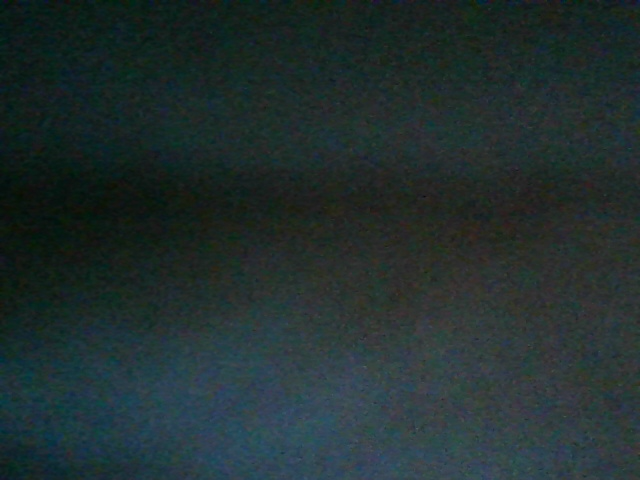
#> input picture images/hello.png, 640 x 480 px, found by its file name
$ python Filter.py   (older library calls are emulated)
#> lines starting #> are read from the running program, lines starting #| are printed output that depends on the picture
# importing opencv CV2 module
import cv2

import numpy as np
from matplotlib import pyplot as plt

# You can change the kernel size as you want
image = cv2.imread('K:/Projects practice/Blurry-Image-Detection-and-Modification/images/hello.png')
#> image is the input picture: shape (480, 640, 3); mean B, G, R 46.8, 46.7, 33.4
avging = cv2.blur(image,(10,10))
cv2.imshow('Averaging',avging)
cv2.waitKey(0)
key=cv2.destroyAllWindows()

# sharpen

sharpen_kernel = np.array([[-1,-1,-1], [-1,9,-1], [-1,-1,-1]])
sharpen = cv2.filter2D(image, -1, sharpen_kernel)
cv2.imshow('sharpen', sharpen)
cv2.waitKey()
cv2.destroyAllWindows()

#denosing
img = cv2.imread('K:/Projects practice/Blurry-Image-Detection-and-Modification/images/hello.png')
b,g,r = cv2.split(img)           # get b,g,r
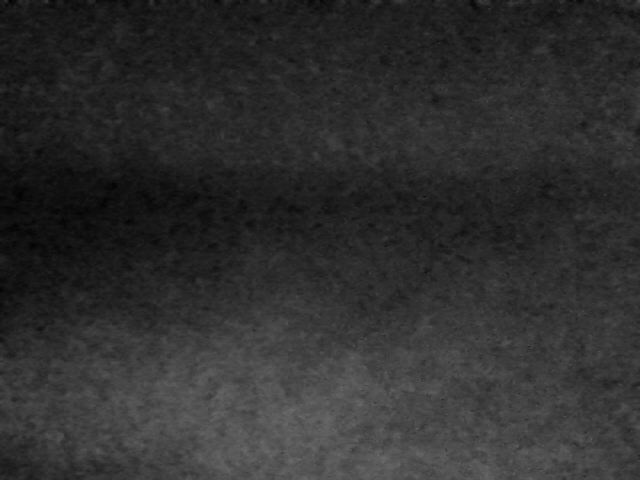
#> b: shape (480, 640); min 2, max 108, mean 46.8
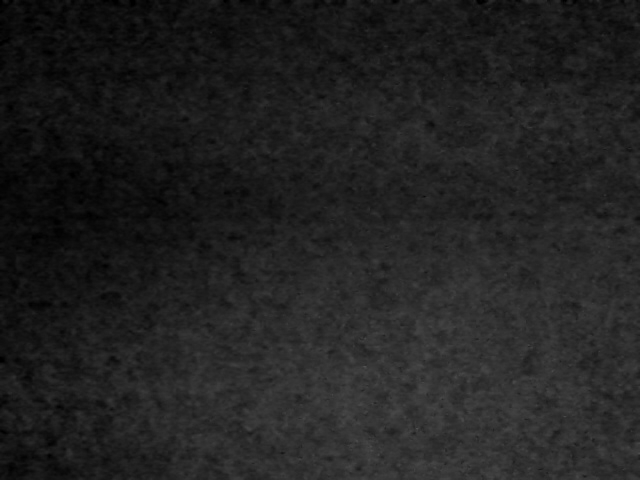
#> r: shape (480, 640); min 0, max 82, mean 33.4
rgb_img = cv2.merge([r,g,b])     # switch it to rgb
dst = cv2.fastNlMeansDenoisingColored(img,None,10,10,7,21)

b,g,r = cv2.split(dst)           # get b,g,r
rgb_dst = cv2.merge([r,g,b])     # switch it to rgb

plt.subplot(211),plt.imshow(rgb_img)
plt.subplot(212),plt.imshow(rgb_dst)
plt.show()
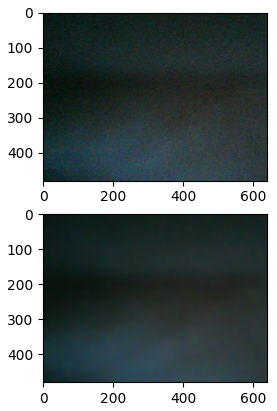
#> figure drawn by matplotlib, 2 panels

img = cv2.imread('K:/Projects practice/Blurry-Image-Detection-and-Modification/images/hello.png')

# Median blurring
medBlur = cv2.medianBlur(img,5)
cv2.imshow('Media Blurring', medBlur)
cv2.waitKey(0)

# Bilateral Filtering
bilFilter = cv2.bilateralFilter(img,9,75,75)
cv2.imshow('Bilateral Filtering', bilFilter)
cv2.waitKey(0)


img = cv2.imread('K:/Projects practice/Blurry-Image-Detection-and-Modification/images/hello.png')
blur = cv2.blur(img,(5,5))
plt.subplot(121),plt.imshow(img),plt.title('Original')
plt.subplot(122),plt.imshow(blur),plt.title('Blurred')
plt.show()
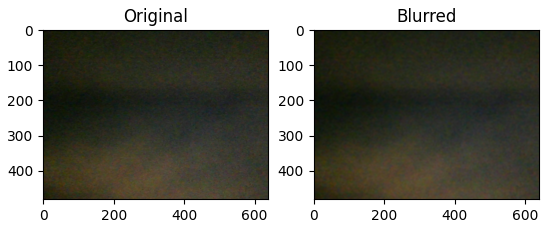
#> figure drawn by matplotlib, 2 panels; B, G, R data is drawn as R, G, B
cv2.waitKey(0)


def variance_of_laplacian():
    # compute the Laplacian of the image and then return the focus
    # measure, which is simply the variance of the Laplacian
    image = cv2.imread('K:/Projects practice/Blurry-Image-Detection-and-Modification/images/hello.png')

    gauBlur = cv2.Laplacian(gray, cv2.CV_64F).var()
    return cv2.imshow('Gaussian Blurring', gauBlur)
    cv2.waitKey(0)
